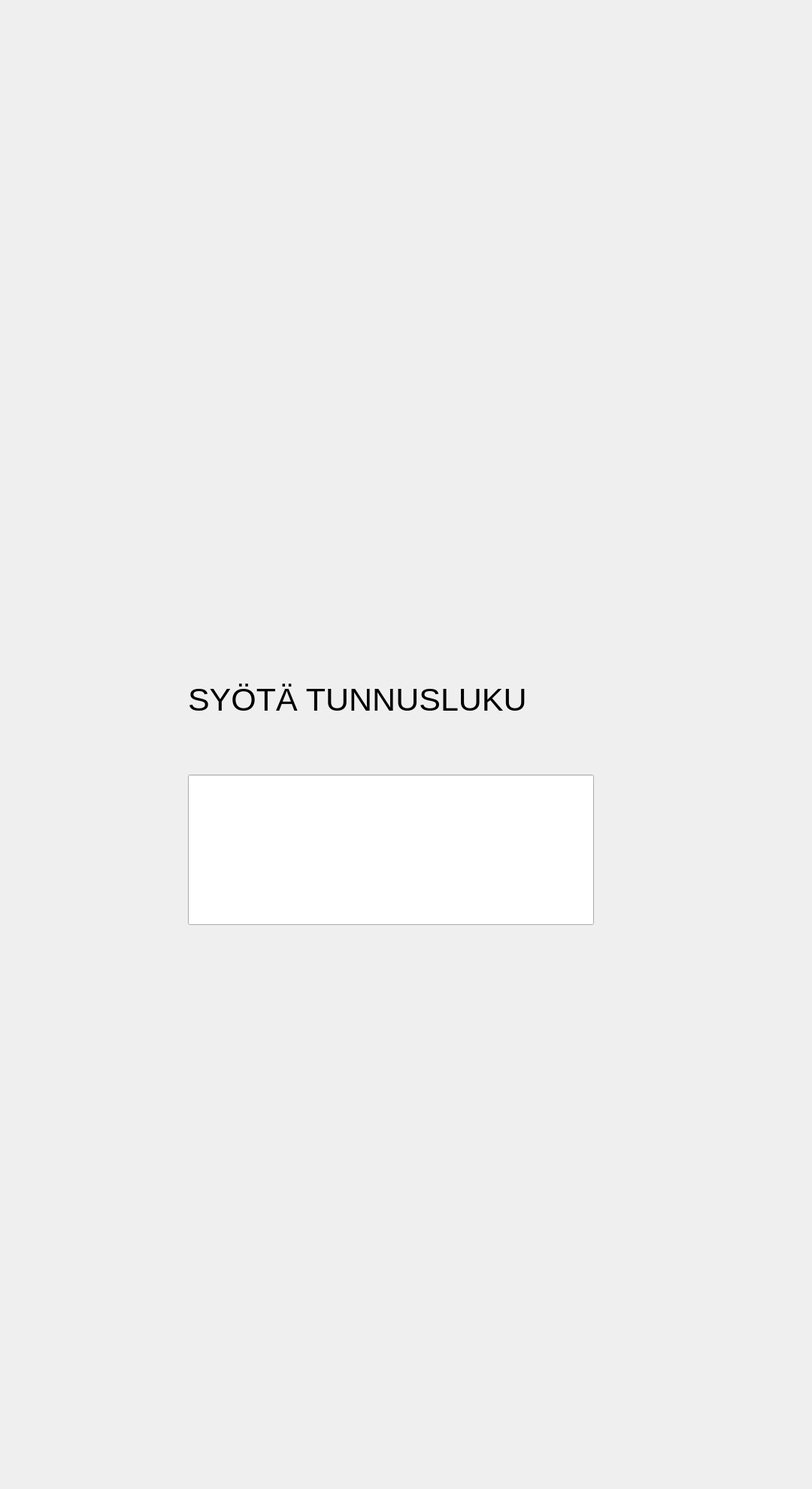
<?xml version="1.0" encoding="UTF-8"?>
<ui version="4.0">
 <class>PINCodeUi</class>
 <widget class="QMainWindow" name="PINCodeUi">
  <property name="geometry">
   <rect>
    <x>0</x>
    <y>0</y>
    <width>1080</width>
    <height>1980</height>
   </rect>
  </property>
  <property name="windowTitle">
   <string>MainWindow</string>
  </property>
  <widget class="QWidget" name="centralwidget">
   <widget class="QLabel" name="label">
    <property name="geometry">
     <rect>
      <x>250</x>
      <y>830</y>
      <width>540</width>
      <height>200</height>
     </rect>
    </property>
    <property name="font">
     <font>
      <pointsize>32</pointsize>
     </font>
    </property>
    <property name="text">
     <string>SYÖTÄ TUNNUSLUKU</string>
    </property>
   </widget>
   <widget class="QLineEdit" name="lineEdit">
    <property name="geometry">
     <rect>
      <x>250</x>
      <y>1030</y>
      <width>540</width>
      <height>200</height>
     </rect>
    </property>
    <property name="font">
     <font>
      <pointsize>32</pointsize>
     </font>
    </property>
    <property name="text">
     <string/>
    </property>
    <property name="maxLength">
     <number>4</number>
    </property>
    <property name="echoMode">
     <enum>QLineEdit::Password</enum>
    </property>
    <property name="placeholderText">
     <string/>
    </property>
   </widget>
  </widget>
 </widget>
 <resources/>
 <connections/>
</ui>
